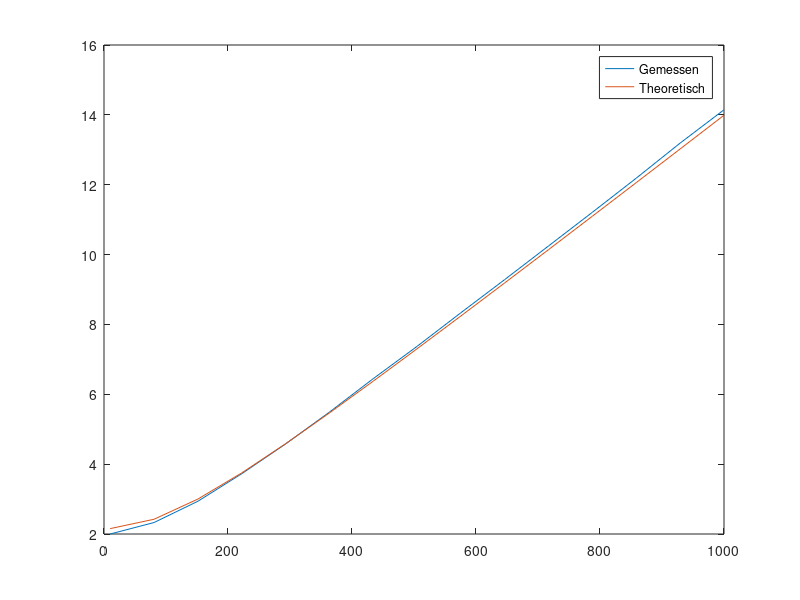

Write the MATLAB code that produced this figure.
%% Praktikum 7
%Vergleich zwischen theoretischem Model und Messungen 10-1000Hz
R = 2.15; %ohmscher widerstand der Spule
L = (2.2)*1e-3;
F = linspace(10,1000,15);
Omega = 2*pi.*F;

%gemessene Werte
Ueff = [270      312    396   503    618   741    864   988     1112    1235    1358    1479    1598    1715  1829].*1e-3;
Ieff = [0.135  0.134   0.1348 0.135  0.135 0.135  0.134 0.134   0.1334  0.133   0.1325  0.1319  0.1311  0.130  0.1293] ;

%Theoretischer Blindwiderstand
Z_teoretisch = R + Omega*1j*L;

%reelle Werte
Z_reel = Ueff./Ieff;


plot(F,Z_reel,F,abs(Z_teoretisch))
legend("Gemessen","Theoretisch")



real(Z_teoretisch(15))
imag(Z_teoretisch(15))

%% Versuch bei 50MHz -> beobachten des Skinnefekts
%versuch nicht schön durchgeführt zu beobachten wäre gewesen, dass der Real
%anteil steigen würde, da der Strom nur noch an der Oberfäche geleitete
%werden würde und sommit die Stromdichte steigt, wass in einem erhöhten
%Widerstand resultiert
W = (100*R)/L
F = W/(2*pi)
Z_t = R + W*L;
UM = 0;
IM = 1;
Z_g = UM/IM ;

%% Schwingkreis C+L mit C = 10nF; L = 2.2mH
R = 2.15;       %ohmscher widerstand der Spule
L = (2.2)*1e-3; %Induktivität
C = 10e-9;      %Kapazität
Ws = 1/sqrt(L*C) %Kreisfrequenz Resonanz
F = Ws/(2*pi)    %Herz Resonanz
Is = 0.05/(R+50); %Scheitelstrom
Uls = Is*L*Ws     %Scheitlspannung über L



